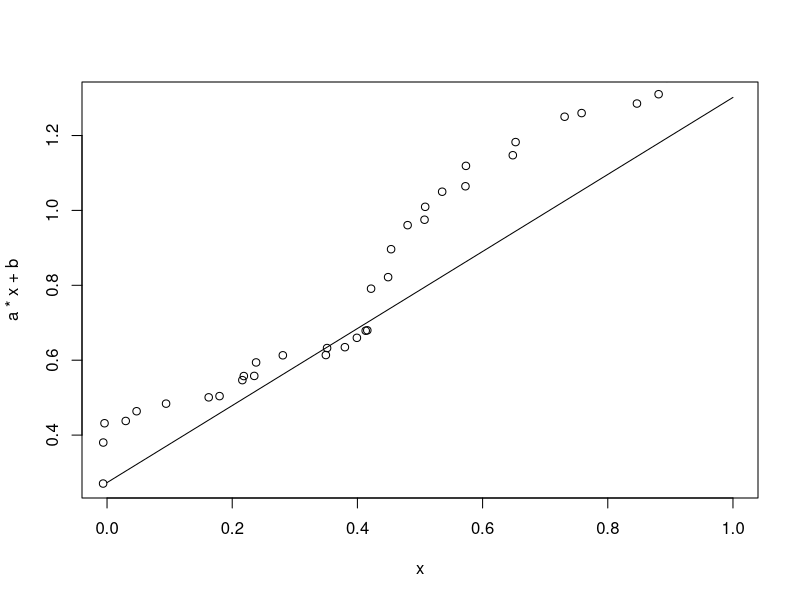

Write R code to recreate this figure.
sum = function(x){	
	s = 0;
	for (i in 1:length(x)){
		s = s + x[i];
	}
	return(s);
}

sumketto = function(x,y){	
	s = 0;
	for (i in 1:length(x)){
		s = s + (x[i]*y[i]);
	}
	return(s);
}

egyenesa = function(x,y)
{
	felsoegy = (sumketto(x,y)*length(x))-(sum(y)*sum(x));
	felsoketto = (sumketto(x,x)*sum(y))-(sum(x)*sumketto(x,y));
	also = (sumketto(x,x)*length(x))-(sum(x)*sum(x));
	a = felsoegy/also;
	b = felsoketto/also;
	return(a);
}

egyenesb = function(x,y)
{
	felsoegy = (sumketto(x,y)*length(x))-(sum(y)*sum(x));
	felsoketto = (sumketto(x,x)*sum(y))-(sum(x)*sumketto(x,y));
	also = (sumketto(x,x)*length(x))-(sum(x)*sum(x));
	a = felsoegy/also;
	b = felsoketto/also;
	return(b);
}

x = rnorm(100)
x = sort(x)
y = rnorm(100)
y = sort(y)
a = egyenesa(x,y)
b = egyenesb(x,y)
cat("egyenes egyenlete: ",a,"*x+",b)
curve(a*x+b)
points(x,y)